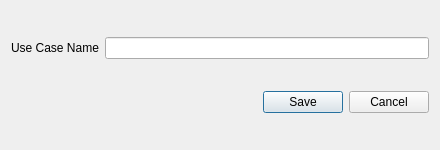
<?xml version="1.0" encoding="UTF-8"?>
<ui version="4.0">
 <class>frmSaveUseCase</class>
 <widget class="QDialog" name="frmSaveUseCase">
  <property name="geometry">
   <rect>
    <x>0</x>
    <y>0</y>
    <width>440</width>
    <height>150</height>
   </rect>
  </property>
  <property name="windowTitle">
   <string>Use Case</string>
  </property>
  <layout class="QVBoxLayout" name="verticalLayout">
   <item>
    <layout class="QHBoxLayout" name="horizontalLayout_2">
     <item>
      <widget class="QLabel" name="label">
       <property name="text">
        <string>Use Case Name</string>
       </property>
      </widget>
     </item>
     <item>
      <widget class="QLineEdit" name="txtName"/>
     </item>
    </layout>
   </item>
   <item>
    <layout class="QHBoxLayout" name="horizontalLayout">
     <item>
      <spacer name="horizontalSpacer">
       <property name="orientation">
        <enum>Qt::Horizontal</enum>
       </property>
       <property name="sizeHint" stdset="0">
        <size>
         <width>40</width>
         <height>20</height>
        </size>
       </property>
      </spacer>
     </item>
     <item>
      <widget class="QPushButton" name="btnSave">
       <property name="text">
        <string>Save</string>
       </property>
      </widget>
     </item>
     <item>
      <widget class="QPushButton" name="btnCancel">
       <property name="text">
        <string>Cancel</string>
       </property>
      </widget>
     </item>
    </layout>
   </item>
  </layout>
 </widget>
 <resources/>
 <connections/>
</ui>
